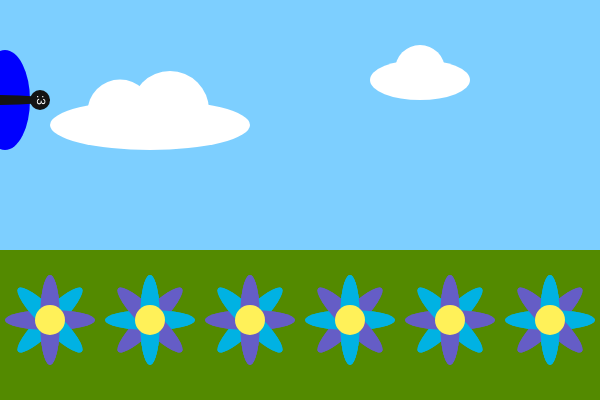
Frame 1 (no input)
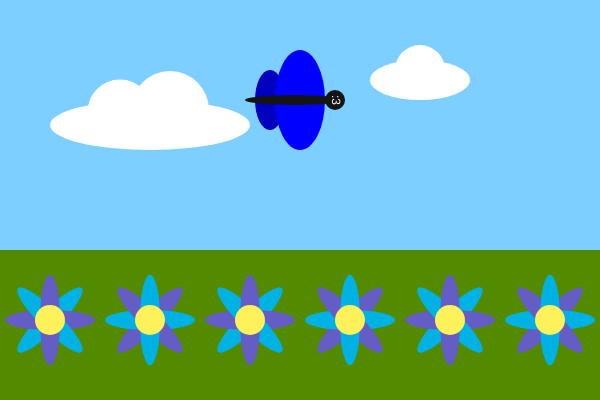
Frame 60 (no input)
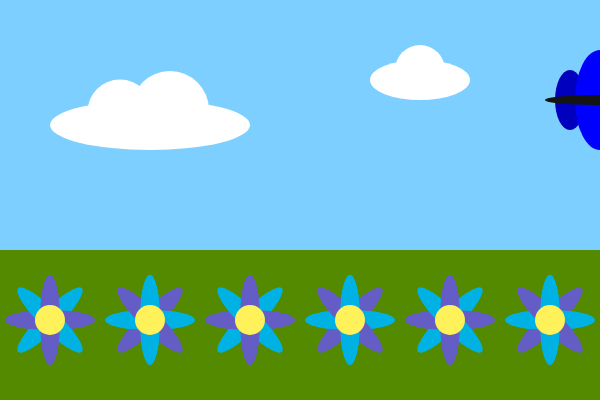
Frame 120 (the mouse pressed at the canvas centre since frame 60)

The p5.js sketch that drew these frames (run headless with seeded random() and noise() and a simulated clock; from frame 60 on, the mouse is pressed at the canvas centre):

// p5.js sketch
// ── sketch.js
//custom variable
let altColor = true
let posX = 0

function setup() {
  createCanvas(600, 400);
  //no stroke
  noStroke();
  //set angle mode
  angleMode(DEGREES);
  //set text alignment
  textAlign(CENTER)
}

function draw() {
  // bg
  background(125, 207, 255);

  // clouds
  fill(255);
  circle(120, 112, 65);
  circle(170, 110, 78);
  ellipse(150, 125, 200, 50);

  circle(420, 70, 50);
  ellipse(420, 80, 100, 40);

  // grass
  push();
  fill(83, 138, 0);
  rect(0, 250, 600, 150);
  pop();

  // flower function
  for (let i = 50; i < 600; i += 100) {
    drawFlower(i, 320);
  }

  // bug function
  drawBug(posX, 100);
  posX += 5;
  if (posX > width + 100) {
    posX = -100;
  }
}

function drawFlower(x, y) {
  for (let angle = 0; angle <= 360; angle += 45) {
    push();
    translate(x, y);
    rotate(angle);
    if (altColor === true) {
      fill(101, 93, 198);
      altColor = false;
    } else {
      fill(0, 178, 227);
      altColor = true;
    }
    ellipse(0,0, 20, 90);
    pop();
  }
  fill(255, 241, 89);
  circle(x, y, 30);
}

function drawBug(x, y) {
  //wings
  fill(0, 0, 190);
  ellipse(x - 25, y, 30, 60);
  fill(0, 0, 255);
  ellipse(x + 5, y, 50, 100);
  
  // body
  fill(20);
  ellipse(x, y, 100, 10);
  circle(x + 40, y, 20);
  fill(255);

  // face
  push();
  translate(x + 37, y)
  rotate(90);
  text(':3', 0, 0);
  pop();
}
